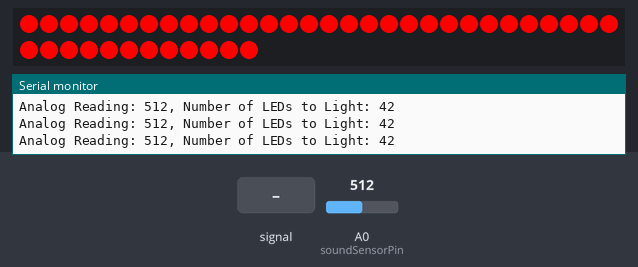
Recording of a sketch running on a simulated Arduino Uno, built with avr-gcc and run on an emulated ATmega328P. Parts: 42 RGB LEDs in strip order, left to right, continuing on the next row, the last lines printed to the serial monitor. Inputs (shaded band) come from the test bench; at power-on: A0 (soundSensorPin) = 512.

Above: at 1.2 s.
1.3 s: A0 (soundSensorPin) fed a 200 Hz sine of ±255 counts around its level
3.8 s: A0 (soundSensorPin) set to 0
At 5.0 s:
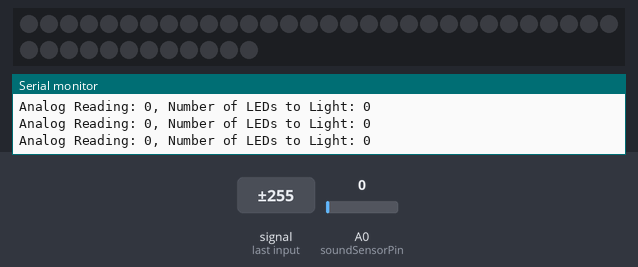
5.4 s: A0 (soundSensorPin) set to 122
At 6.3 s:
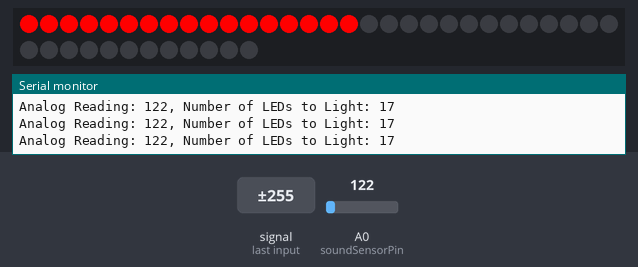
6.9 s: A0 (soundSensorPin) fed a 200 Hz sine of ±81 counts around its level
At 7.24 s:
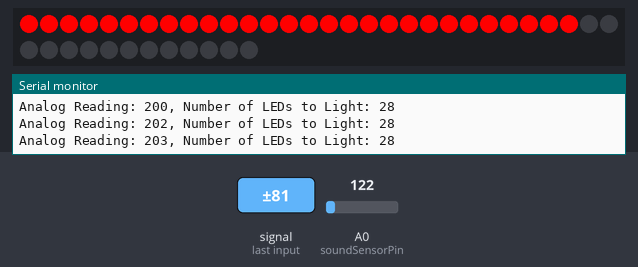
Timing chart, 0 to 9.4 s (numbered marks = the images above; inputs shaded):
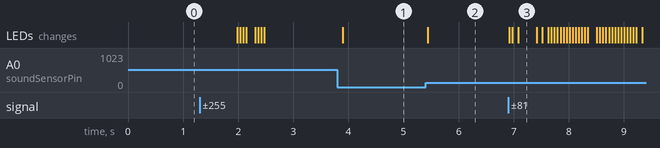

The sketch:

soundsensor_led_gpt.ino
```cpp
#include <Adafruit_NeoPixel.h>

#define PIN_LED_STRIP 6
#define NUM_LEDS 42  // Change this to match the number of LEDs on your strip

Adafruit_NeoPixel strip = Adafruit_NeoPixel(NUM_LEDS, PIN_LED_STRIP, NEO_GRB + NEO_KHZ800);

const int soundSensorPin = A0;

void setup() {
  Serial.begin(9600);
  strip.begin();
  strip.show(); // Initialize all pixels to 'off'
}

void loop() {
  int soundSensorValue = analogRead(soundSensorPin);

  // Map the analog reading to the number of LEDs
  int numLedsToLight = map(soundSensorValue, 0, 300, 0, NUM_LEDS);

  // Ensure the number of LEDs to light is within the valid range
  numLedsToLight = constrain(numLedsToLight, 0, NUM_LEDS);

  // Display the mapped value and light up the corresponding number of LEDs
  Serial.print("Analog Reading: ");
  Serial.print(soundSensorValue);
  Serial.print(", Number of LEDs to Light: ");
  Serial.println(numLedsToLight);

  colorWipe(strip.Color(255, 0, 0), numLedsToLight, 50);  // Red color, adjust as needed
}

// Fill the first numLeds LEDs with the specified color
void colorWipe(uint32_t color, int numLeds, int wait) {
  for (int i = 0; i < numLeds; i++) {
    strip.setPixelColor(i, color);
  }
  strip.show();
  delay(wait);
  // Turn off the remaining LEDs
  for (int i = numLeds; i < NUM_LEDS; i++) {
    strip.setPixelColor(i, strip.Color(0, 0, 0));
  }
  strip.show();
}
```

Measured:
- after the input at 3.8 s, the LEDs: change after 0.10 s (image 1)
- after the input at 5.4 s, the LEDs: change at once (image 2)
- after the input at 6.9 s, the LEDs: first change at once (image 3 shows a later state)
